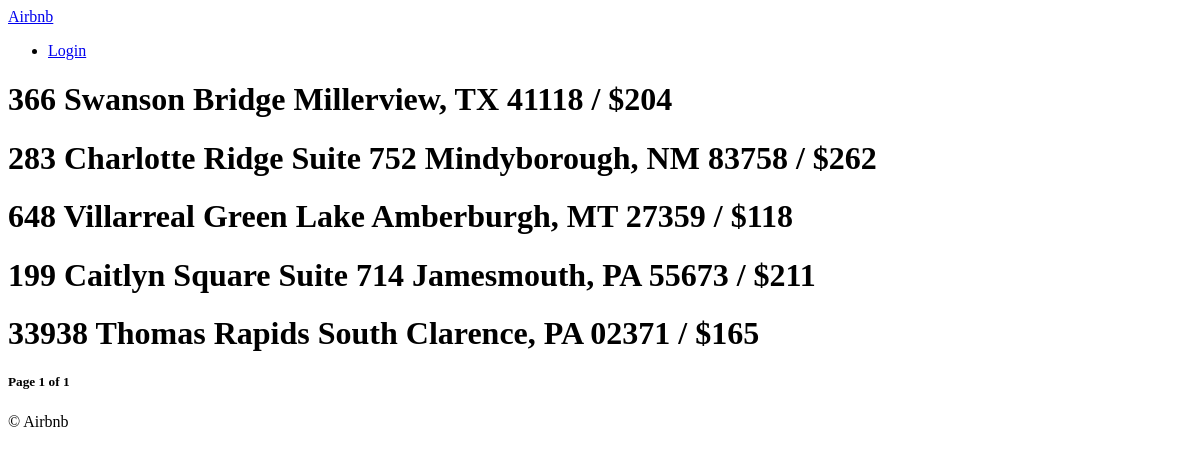
Before: / with the older database file.
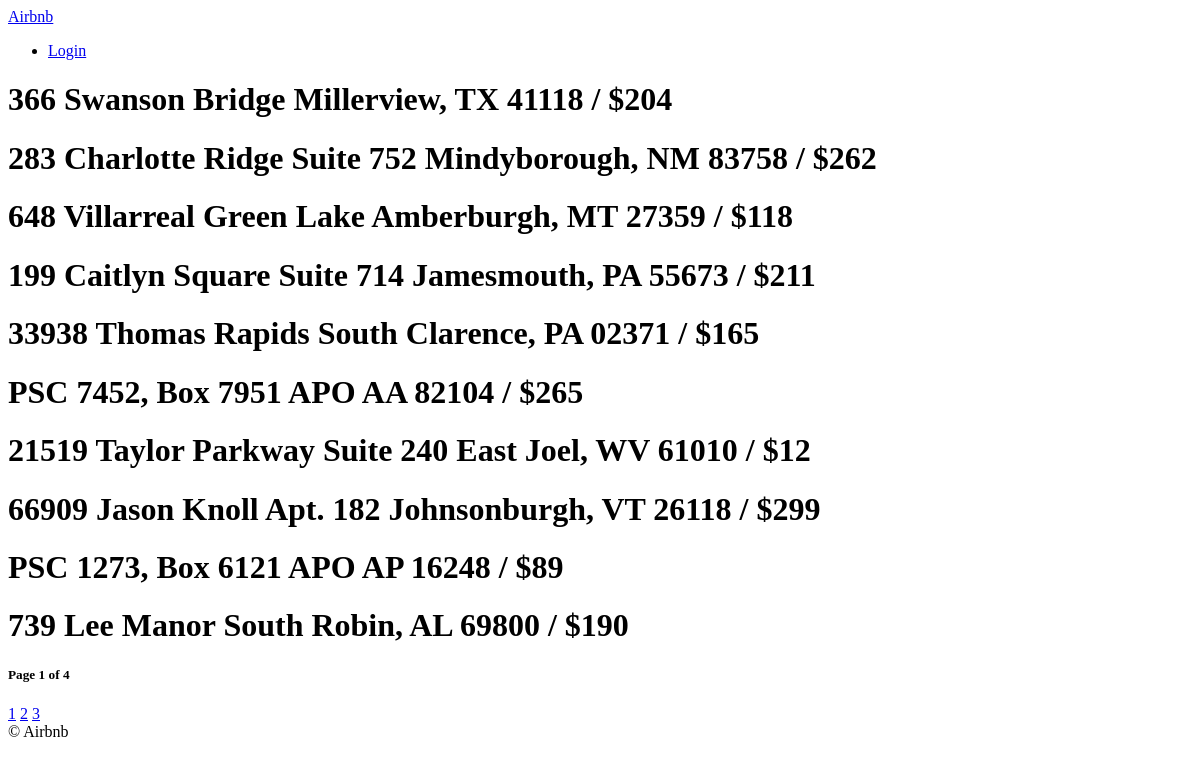
After: the same page with the newer database file.
### rooms/models.py (models this page shows, shortened)
class Room(core_models.TimeStampedModel):
    name = models.CharField(max_length=140)
    description = models.TextField()
    country = CountryField()
    city = models.CharField(max_length=80)
    price = models.IntegerField()
    address = models.CharField(max_length=140)
    guests = models.IntegerField()
    beds = models.IntegerField()
    bedrooms = models.IntegerField()
    baths = models.IntegerField()
    check_in = models.TimeField()
    check_out = models.TimeField()
    instant_book = models.BooleanField(default=False)
    host = models.ForeignKey(
        user_models.User,
        related_name = "rooms",
        on_delete=models.CASCADE)
    room_type = models.ForeignKey(
        RoomType,
        related_name = "rooms",
        on_delete=models.SET_NULL,
        null=True
    )
    amenities = models.ManyToManyField(
        Amenity,
        related_name = "rooms",
        blank=True
    )
    facilities = models.ManyToManyField(
        Facility,
        related_name = "rooms",
        blank=True)
    house_rules = models.ManyToManyField(
        HouseRule,
        related_name = "rooms",
        blank=True)

### rooms/views.py (the view)
# urls.py: urlpatterns = [path("", room_views.all_rooms, name="home")]
def all_rooms(request):
    page = request.GET.get("page")
    page = int(page or 1)
    page_size = 10
    limit = page_size*page
    offset = limit - page_size
    all_rooms = models.Room.objects.all()[offset:limit]
    page_count = ceil(models.Room.objects.count()/page_size)
    return render (
        request,
        "rooms/home.html",
        {
            "potato": all_rooms,
            "page":page,
            "page_count": page_count,
            "page_range": range(1, page_count),
        },
    )

### templates/rooms/home.html (shortened to what this page needs)
{% extends "base.html" %}
{% block content %}
    {% for room in potato  %}
        <h1>{{room.name}} / ${{room.price}}</h1>
    {% endfor %}
    <h5>
        Page {{page}} of {{page_count}}
    </h5>
    {% for page in page_range %}
        <a href="?page={{page}}">{{page}}</a>
    {% endfor%}
{% endblock content %}

Changed rows visible on the page:
added Room: name "PSC 7452, Box 7951 APO AA 82104", price "265"
added Room: name "21519 Taylor Parkway Suite 240 East Joel, WV 61010", price "12"
added Room: name "66909 Jason Knoll Apt. 182 Johnsonburgh, VT 26118", price "299"
added Room: name "PSC 1273, Box 6121 APO AP 16248", price "89"
added Room: name "739 Lee Manor South Robin, AL 69800", price "190"
Other visible differences:
{{ page_count }}: "1" → "4"
new list line: "1"
new list line: "2"
new list line: "3"
